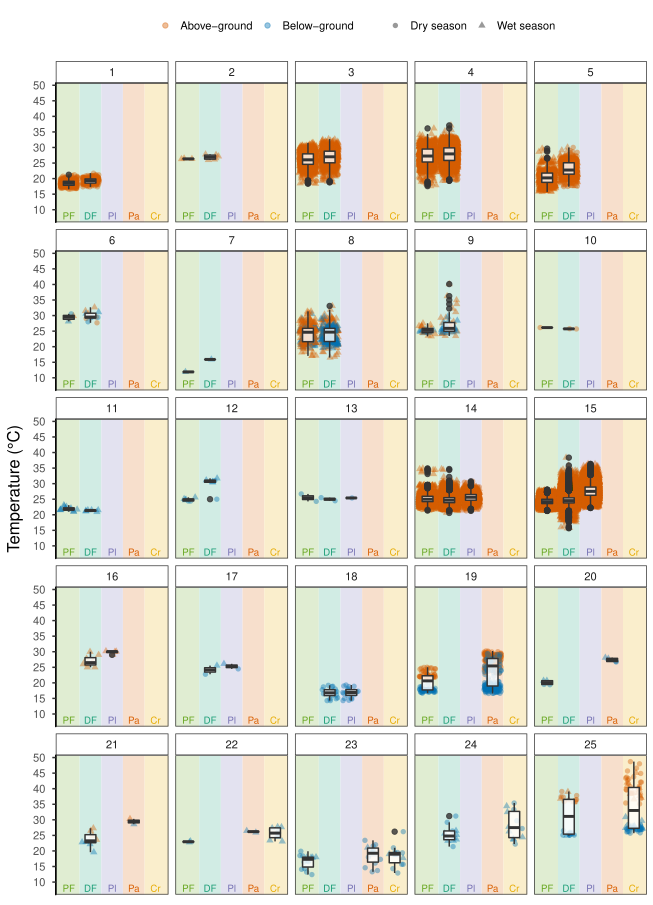

R code for this plot:
rm(list=ls())

user<-Sys.info()[7]

#Define working directory
baseDir<-file.path("C:/Users",user,"Google Drive/PhD/Ch2/Data")

# Define colourblind-friendly palette
cbPalette <- c("#999999", "#E69F00", "#56B4E9", "#009E73", "#F0E442", 
               "#0072B2", "#D55E00", "#CC79A7")

# Load libraries
library(ggplot2)
library(dplyr)
library(gridExtra)
library(grid)

# Assign date
date<-Sys.Date()

cbPalette <- c("#009E73","#F0E442", "#0072B2", "#D55E00", "#CC79A7",
               "#E69F00", "#56B4E9")

# Read in data
load(file.path(baseDir,"sampleSizes_day_2016-05-27.Rds"))
load(file.path(baseDir,"dayDat_2016-06-08.Rds"))

###############################################################################
###### Look at some exploratory figures
###############################################################################
sumLUT$LUT <- factor(sumLUT$LUT,
                     levels = c("Primary vegetation",
                                "Degraded vegetation",
                                "Plantation","Pasture","Cropland"),
                     labels = c("Primary forest",
                                "Degraded forest",
                                "Plantation","Pasture","Cropland"))

# Define x-axis labels
labs<-paste(levels(sumLUT$LUT),
            "\n(",sumLUT$N_sources," studies)",sep="")


dayDat$alpha<-abs(dayDat$densityProp-1)/3

dayDat$alpha[dayDat$LUT %in% c("Cropland","Pasture")]<-0.6


### Plot by study
labs<-c("PF","DF","Pl","Pa","Cr")
shades<-c("#E0EDD2","#D1ECE4","#E3E2F0","#F7DFCC","#FAEECC")
textCol<-c("#66A61E","#1B9E77","#7570B3","#D95F02","#E6AB02")

# Reorder factor levels
dayDat$study <- factor(dayDat$study,
                       levels = unique(dayDat$study))

# Create data.frame with shading info
shading <- data.frame(min = seq(from = 0.5, 
                                to = max(as.numeric(as.factor(dayDat$LUT))), 
                                by = 1),
                      max = seq(from = 1.5, 
                                to = max(as.numeric(as.factor(dayDat$LUT))) + 0.5, 
                                by = 1),
                      LUT = levels(dayDat$LUT),
                      labs = labs,
                      labPos = 1:5,
                      labCols = textCol)
shading$min[1]<--Inf
shading$max[5]<-Inf


p1<-ggplot()+
  geom_jitter(data = dayDat,aes(x=LUT,y=mean_temp),alpha=0)+
  geom_rect(data=shading,
            aes(xmin = min, xmax = max, ymin = -Inf, ymax = Inf,
                fill = factor(labPos)))+
  geom_jitter(data = dayDat,
              aes(x=LUT,y=mean_temp,
                  colour=forest_stratum,shape=season),
              alpha=0.4)+
  geom_boxplot(data= dayDat,aes(x=LUT,y=mean_temp),alpha=0.8,
               width=0.5)+
  geom_text(data=shading,
            aes(x = labPos,y = 8, label = labs),
            colour=rep(textCol,25),size=2.5)+
  theme_bw(base_size = 10)+
  ylab(expression(paste("Temperature (",degree*C,")",sep="")))+
  theme(axis.title.x = element_blank(),
        axis.text.x=element_blank(),
        axis.text.y=element_text(size=8,margin=margin(r = 5,unit = "pt")),
        axis.title.y = element_text(size=12,margin=margin(r = 5,unit = "pt")),
        axis.ticks.x = element_blank(),
        axis.line.y = element_line(colour = 'black', size=0.5, linetype='solid'),
        strip.text=element_text(size=8),
        strip.background=element_rect(fill="white"),
        legend.position="top",
        legend.text=element_text(size=8),
        legend.title=element_blank(),
        legend.key=element_blank(),
        legend.spacing=unit(0.1,"cm"),
        legend.box = "horizontal",
        legend.box.just = "left",
        panel.grid=element_blank())+
  scale_y_continuous(breaks=seq(0,100,5))+
  scale_fill_manual(values = shades,guide=FALSE)+
  scale_colour_manual(values=cbPalette[4:3],
                      guide=guide_legend(order=1))+
  facet_wrap(~studyID)
